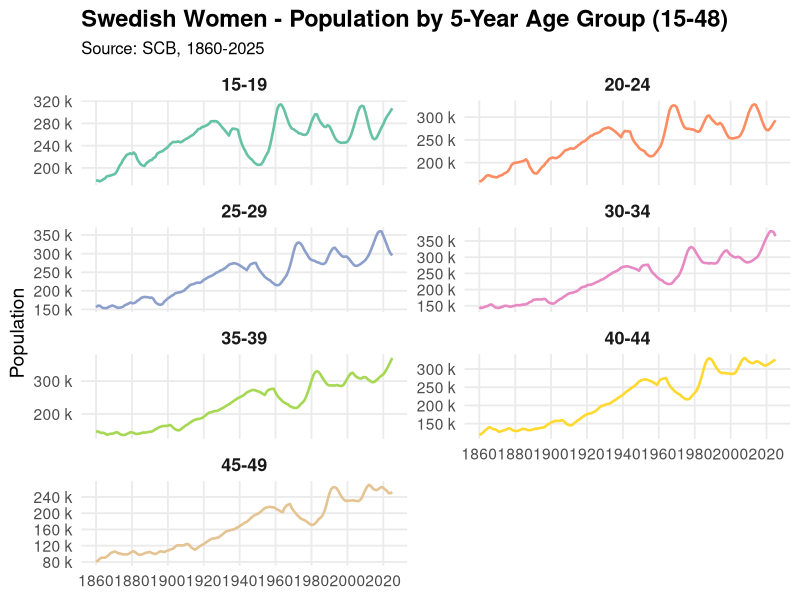
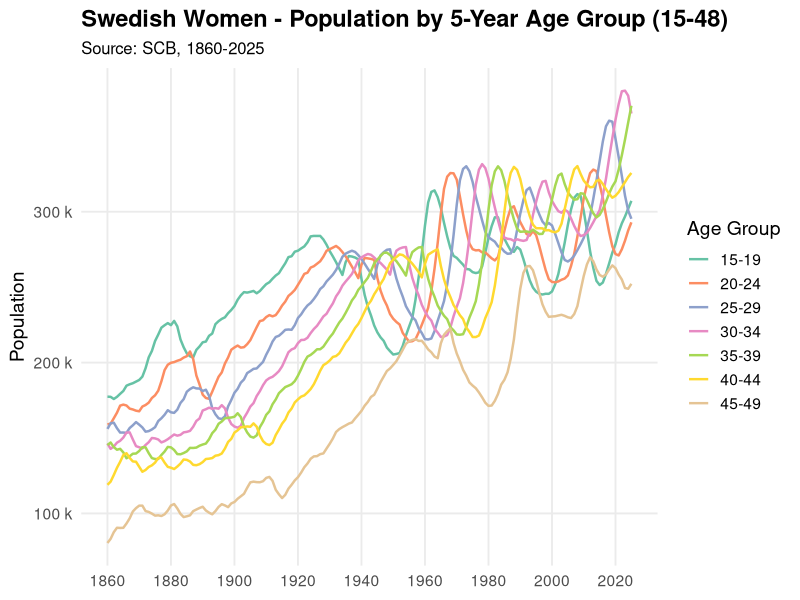
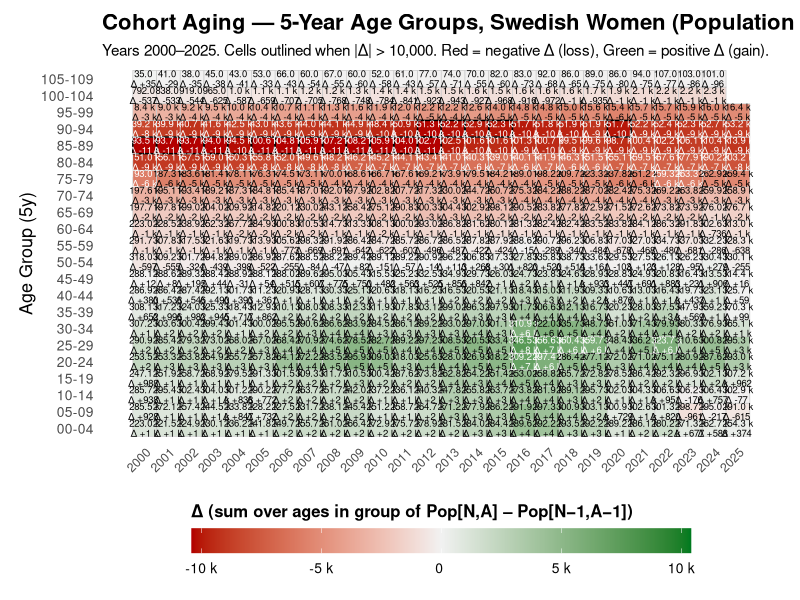
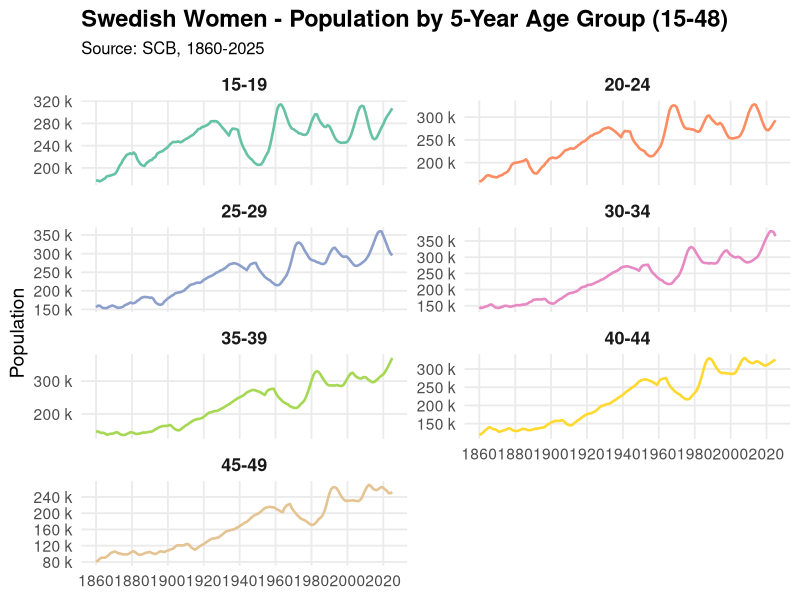
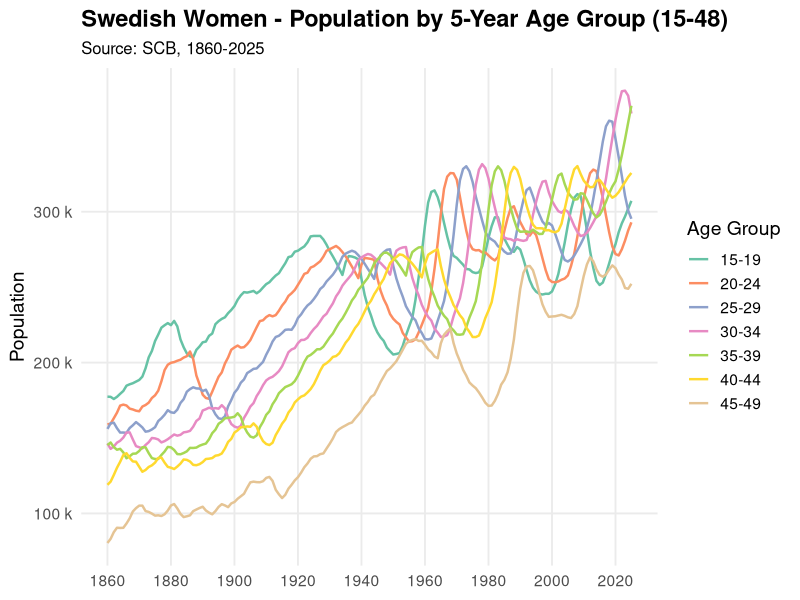
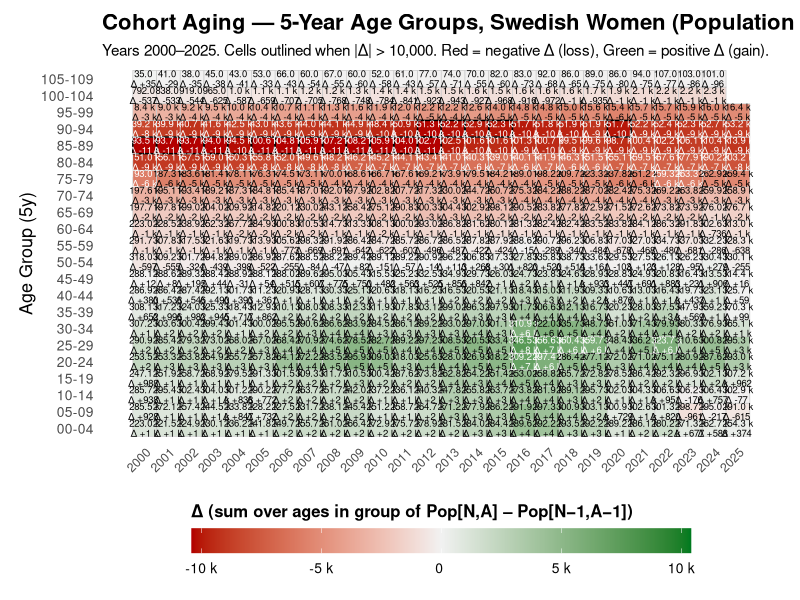
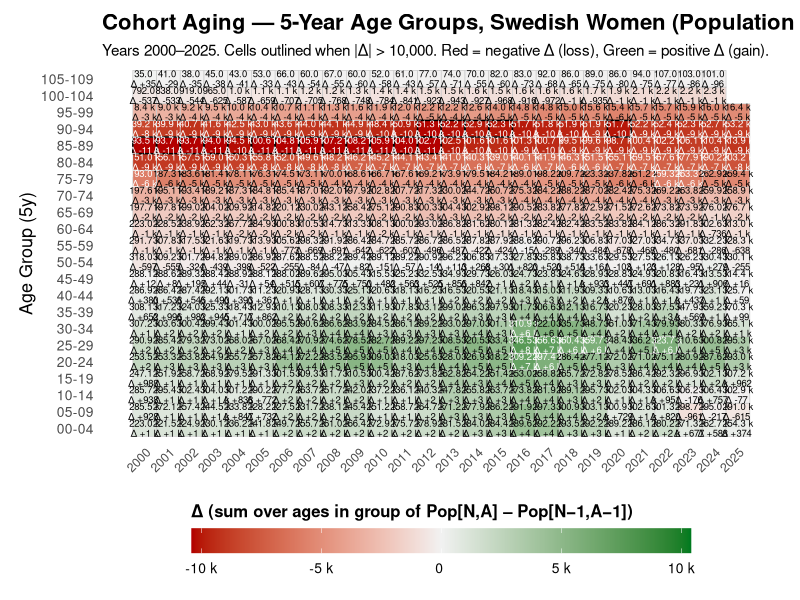

Write R code to recreate these figures, in order.
###############################################################
## Swedish Women Population Analysis
## 1. Merge two SCB CSV files into one dataframe
## 2. Plot evolution of 5-year age groups (15-48) from 1860-2025
## 3. Cohort-aging heatmap (all ages, 2000-2025)
###############################################################

suppressPackageStartupMessages({
  library(dplyr)
  library(tidyr)
  library(readr)
  library(ggplot2)
  library(scales)
  library(stringr)
})

OUT_DIR <- "visual"
dir.create(OUT_DIR, recursive = TRUE, showWarnings = FALSE)

# =====================================================================
# 1. LOAD & MERGE
# =====================================================================

# --- File A: 1860-2024 (wide format, semicolon-separated) ---
raw_a <- read_delim(
  "2025_update/0000053A_20260309-173435.csv",
  delim       = ";",
  skip        = 2,
  col_names   = TRUE,
  show_col_types = FALSE,
  locale      = locale(encoding = "UTF-8")
)

# Parse age from "0 years", "1 year", "100+ years" etc.
parse_age <- function(x) {
  x <- str_trim(x)
  ifelse(str_detect(x, "\\+"), NA_integer_,
         as.integer(str_extract(x, "^\\d+")))
}

# Pivot to long
pop_a <- raw_a %>%
  rename(age_raw = 1, sex = 2) %>%
  mutate(Age = parse_age(age_raw)) %>%
  filter(!is.na(Age)) %>%
  select(-age_raw, -sex) %>%
  pivot_longer(-Age, names_to = "Year", values_to = "Population") %>%
  mutate(Year = as.integer(Year),
         Population = as.numeric(Population))

# --- File B: 2025 (single-year, semicolon-separated) ---
raw_b <- read_delim(
  "2025_update/0000088D_20260309-173522.csv",
  delim       = ";",
  skip        = 2,
  col_names   = TRUE,
  show_col_types = FALSE,
  locale      = locale(encoding = "UTF-8")
)

pop_b <- raw_b %>%
  rename(age_raw = 1, sex = 2) %>%
  mutate(Age = parse_age(age_raw)) %>%
  filter(!is.na(Age)) %>%
  select(-age_raw, -sex) %>%
  pivot_longer(-Age, names_to = "Year", values_to = "Population") %>%
  mutate(Year = as.integer(Year),
         Population = as.numeric(Population))

# --- Merge (bind rows, remove duplicates keeping latest file) ---
pop <- bind_rows(pop_a, pop_b) %>%
  distinct(Year, Age, .keep_all = TRUE) %>%
  arrange(Year, Age) %>%
  filter(!is.na(Population))

cat("Merged data:", nrow(pop), "rows,",
    "Years:", min(pop$Year), "-", max(pop$Year),
    ", Ages: 0 -", max(pop$Age), "\n")

# --- Export merged long-format data ---
write_csv(pop, "2025_update/1860_to_2025_women_population.csv")
cat("Merged CSV written to 2025_update/1860_to_2025_women_population.csv\n")

# =====================================================================
# HELPER: 5-year age group labels
# =====================================================================
max_age <- max(pop$Age, na.rm = TRUE)

mk_group5 <- function(a) {
  gs <- (a %/% 5) * 5
  ge <- pmin(gs + 4, max_age)
  sprintf("%02d-%02d", gs, ge)
}

# =====================================================================
# 2. LINE PLOTS - Women 15-48, 5-year groups, 1860-2025
# =====================================================================

pop_fertile <- pop %>%
  filter(Age >= 15, Age <= 48) %>%
  mutate(AgeGroup5 = mk_group5(Age),
         grp_start = (Age %/% 5) * 5) %>%
  group_by(AgeGroup5, grp_start, Year) %>%
  summarise(Population = sum(Population, na.rm = TRUE), .groups = "drop") %>%
  mutate(AgeGroup5 = factor(AgeGroup5,
                            levels = sort(unique(mk_group5(seq(15, 48))))))

# -- Faceted line plot --
p_lines <- ggplot(pop_fertile, aes(x = Year, y = Population)) +
  geom_line(aes(color = AgeGroup5), linewidth = 0.9) +
  facet_wrap(~ AgeGroup5, scales = "free_y", ncol = 2) +
  scale_x_continuous(breaks = seq(1860, 2030, by = 20)) +
  scale_y_continuous(labels = label_number(scale_cut = cut_si(""))) +
  scale_color_brewer(palette = "Set2", guide = "none") +
  labs(
    title    = "Swedish Women - Population by 5-Year Age Group (15-48)",
    subtitle = "Source: SCB, 1860-2025",
    x = NULL, y = "Population"
  ) +
  theme_minimal(base_size = 14) +
  theme(
    strip.text       = element_text(face = "bold", size = 13),
    plot.title       = element_text(face = "bold", size = 17),
    plot.subtitle    = element_text(size = 12),
    panel.grid.minor = element_blank(),
    panel.background = element_rect(fill = "white", color = NA),
    plot.background  = element_rect(fill = "white", color = NA)
  )

p_lines

ggsave(file.path(OUT_DIR, "women_15_48_faceted_lines_1860_2025.png"),
       p_lines, width = 14, height = 12, dpi = 300, bg = "white")

# -- Combined (all groups on one panel) --
p_combined <- ggplot(pop_fertile, aes(x = Year, y = Population,
                                       color = AgeGroup5)) +
  geom_line(linewidth = 0.85) +
  scale_x_continuous(breaks = seq(1860, 2030, by = 20)) +
  scale_y_continuous(labels = label_number(scale_cut = cut_si(""))) +
  scale_color_brewer(palette = "Set2", name = "Age Group") +
  labs(
    title    = "Swedish Women - Population by 5-Year Age Group (15-48)",
    subtitle = "Source: SCB, 1860-2025",
    x = NULL, y = "Population"
  ) +
  theme_minimal(base_size = 14) +
  theme(
    plot.title       = element_text(face = "bold", size = 17),
    plot.subtitle    = element_text(size = 12),
    legend.position  = "right",
    panel.grid.minor = element_blank(),
    panel.background = element_rect(fill = "white", color = NA),
    plot.background  = element_rect(fill = "white", color = NA)
  )

p_combined

ggsave(file.path(OUT_DIR, "women_15_48_combined_lines_1860_2025.png"),
       p_combined, width = 16, height = 8, dpi = 300, bg = "white")

cat("Line plots saved.\n")

# =====================================================================
# 3. COHORT-AGING HEATMAP - All ages, 2000-2025
#    Δ(N,A) = Pop(N,A) - Pop(N-1,A-1)  (cohort aging delta)
# =====================================================================

HIGHLIGHT_THRESHOLD <- 10000L   # outline cells when |Δ| > this

# --- Single-age cohort deltas ---
delta_long <- pop %>%
  mutate(Year_prev = Year - 1L, Age_prev = Age - 1L) %>%
  left_join(
    pop %>% select(Year, Age, Population) %>%
      rename(Year_prev = Year, Age_prev = Age, Pop_prev = Population),
    by = c("Year_prev", "Age_prev")
  ) %>%
  transmute(Year, Age, delta = Population - Pop_prev)

# --- 5-year grouped population & delta ---
pop_group_year <- pop %>%
  mutate(AgeGroup5 = mk_group5(Age),
         grp_start = (Age %/% 5) * 5) %>%
  group_by(AgeGroup5, grp_start, Year) %>%
  summarise(Population = sum(Population, na.rm = TRUE), .groups = "drop")

delta_group_year <- delta_long %>%
  mutate(AgeGroup5 = mk_group5(Age),
         grp_start  = (Age %/% 5) * 5) %>%
  group_by(AgeGroup5, grp_start, Year) %>%
  summarise(Delta = sum(delta, na.rm = TRUE), .groups = "drop")

# --- Merge & restrict to 2000-2025 ---
YEAR_MIN <- 2000L
YEAR_MAX <- max(pop$Year)

df5 <- pop_group_year %>%
  left_join(delta_group_year, by = c("AgeGroup5", "grp_start", "Year")) %>%
  filter(Year >= YEAR_MIN, Year <= YEAR_MAX)

group_levels <- df5 %>% distinct(AgeGroup5, grp_start) %>%
  arrange(grp_start) %>% pull(AgeGroup5)
df5 <- df5 %>% mutate(AgeGroup5 = factor(AgeGroup5, levels = group_levels))

# --- Labels: Population + Δ ---
fmt_si     <- label_number(accuracy = 0.1, scale_cut = cut_si(""))
fmt_si_int <- label_number(accuracy = 1,   scale_cut = cut_si(""))

df5 <- df5 %>%
  mutate(
    pop_lbl   = fmt_si(Population),
    delta_lbl = ifelse(is.na(Delta), "",
                       paste0(ifelse(Delta > 0, "+", ""), fmt_si_int(Delta))),
    label     = ifelse(delta_lbl == "", pop_lbl,
                       paste0(pop_lbl, "\n\u0394 ", delta_lbl))
  )

# --- Color clamping ---
q98   <- quantile(abs(df5$Delta), 0.98, na.rm = TRUE)
limit <- max(HIGHLIGHT_THRESHOLD, q98, na.rm = TRUE)
df5 <- df5 %>%
  mutate(
    delta_clamped = pmax(pmin(Delta, limit), -limit),
    extreme       = !is.na(Delta) & abs(Delta) > HIGHLIGHT_THRESHOLD
  )

lim <- max(abs(df5$delta_clamped), na.rm = TRUE)
df5 <- df5 %>%
  mutate(text_col = case_when(
    is.na(delta_clamped) ~ "black",
    abs(delta_clamped) > 0.55 * lim ~ "white",
    TRUE ~ "black"
  ))

# --- Heatmap ---
p_heat <- ggplot(df5, aes(x = Year, y = AgeGroup5, fill = delta_clamped)) +
  geom_tile(color = "grey80", linewidth = 0.25) +
  geom_tile(
    data = subset(df5, extreme),
    aes(x = Year, y = AgeGroup5),
    fill = NA, color = "black", linewidth = 0.5
  ) +
  geom_text(
    aes(label = label, color = text_col),
    size = 2.4, lineheight = 0.88
  ) +
  scale_color_identity() +
  scale_x_continuous(breaks = seq(YEAR_MIN, YEAR_MAX, by = 1)) +
  scale_fill_gradient2(
    name     = "\u0394 (sum over ages in group of Pop[N,A] \u2013 Pop[N\u22121,A\u22121])",
    low      = "#b30000", mid = "#f2f2f2", high = "#007a1f",
    midpoint = 0, limits = c(-lim, lim),
    labels   = label_number(scale_cut = cut_si("")),
    na.value = "grey95"
  ) +
  labs(
    title    = "Cohort Aging \u2014 5-Year Age Groups, Swedish Women (Population & \u0394)",
    subtitle = paste0(
      "Years ", YEAR_MIN, "\u2013", YEAR_MAX,
      ". Cells outlined when |\u0394| > ", comma(HIGHLIGHT_THRESHOLD),
      ". Red = negative \u0394 (loss), Green = positive \u0394 (gain)."
    ),
    x = NULL, y = "Age Group (5y)"
  ) +
  guides(
    fill = guide_colorbar(
      direction      = "horizontal",
      title.position = "top",
      barwidth       = unit(5, "in"),
      barheight      = unit(0.25, "in")
    )
  ) +
  theme_minimal(base_size = 13) +
  theme(
    panel.grid         = element_blank(),
    plot.title         = element_text(face = "bold", size = 16),
    plot.subtitle      = element_text(size = 11),
    axis.text.x        = element_text(size = 9, angle = 45, hjust = 1),
    axis.text.y        = element_text(size = 10),
    legend.position    = "bottom",
    legend.direction   = "horizontal",
    legend.title       = element_text(size = 12, face = "bold"),
    legend.text        = element_text(size = 10),
    legend.background  = element_rect(fill = "white", color = NA),
    panel.background   = element_rect(fill = "white", color = NA),
    plot.background    = element_rect(fill = "white", color = NA),
    plot.margin        = margin(10, 14, 10, 14)
  )

p_heat

ggsave(file.path(OUT_DIR, "cohort_heatmap_5y_women_2000_2025.png"),
       p_heat, width = 22, height = 14, dpi = 300, bg = "white")
ggsave(file.path(OUT_DIR, "cohort_heatmap_5y_women_2000_2025.pdf"),
       p_heat, width = 22, height = 14, bg = "white")

cat("Heatmap saved.\n")
cat("Done - all outputs in:", OUT_DIR, "\n")
